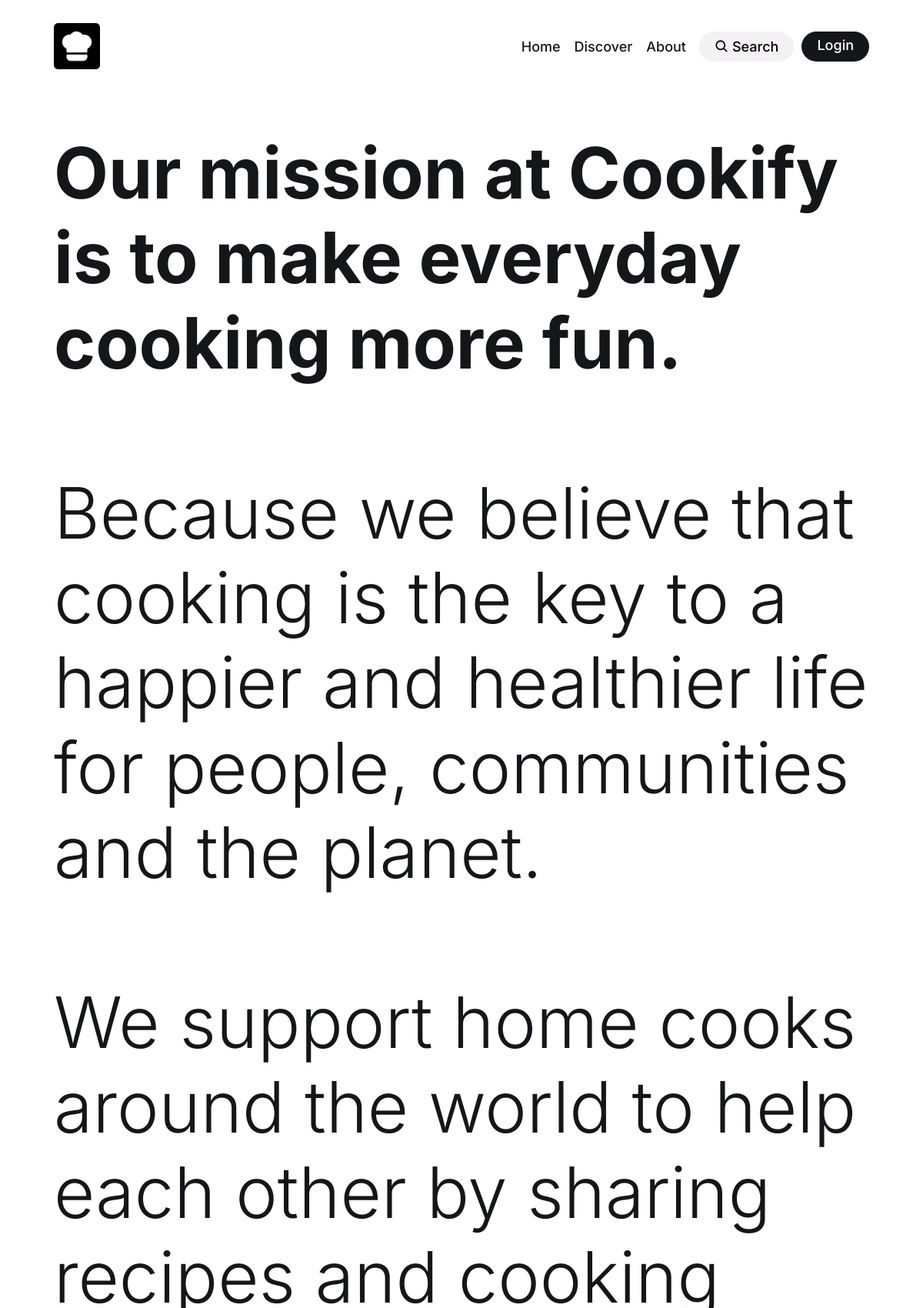
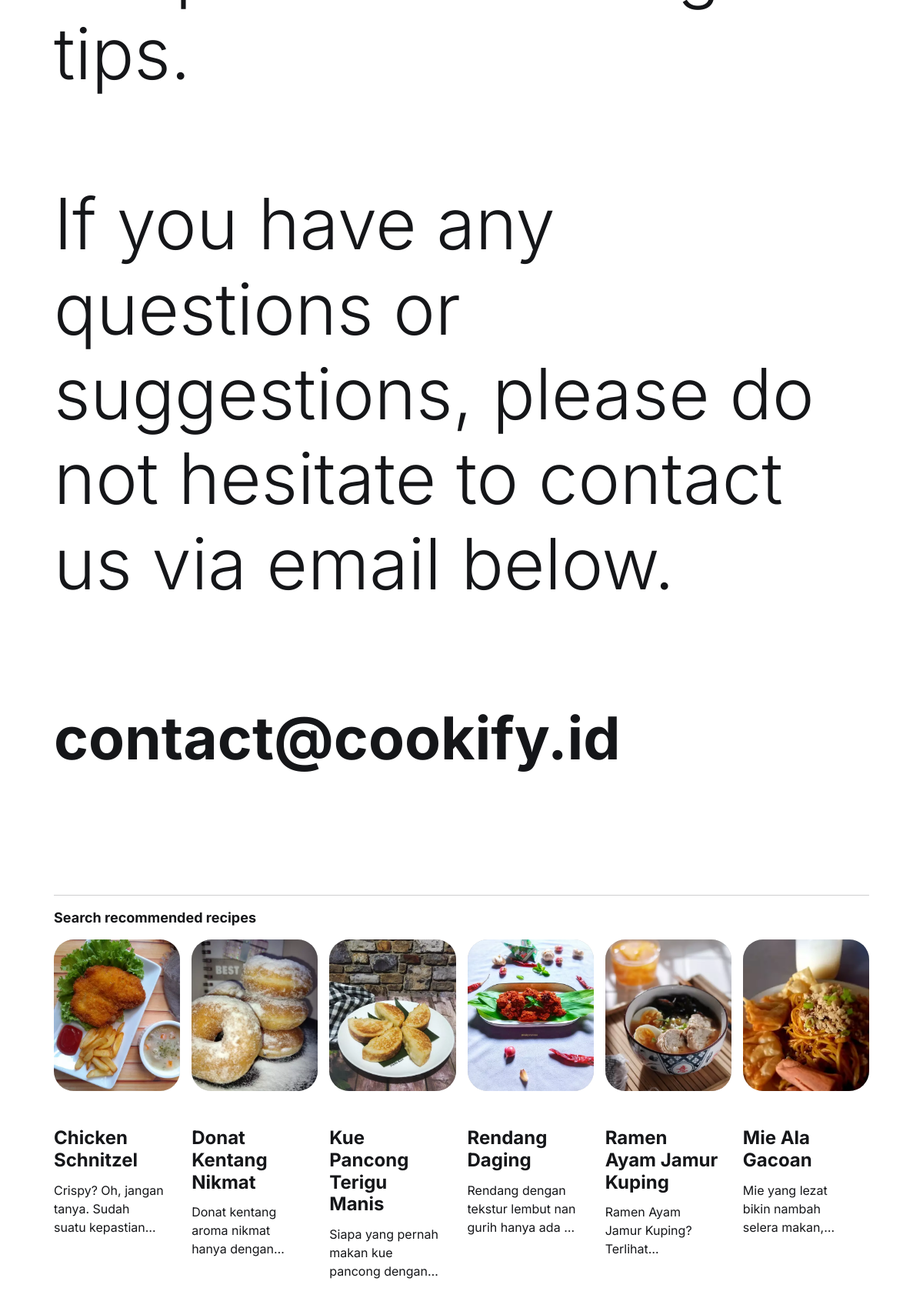
Page /about.php (upper part) on the committed database (2 pictures, top to bottom).
### tables this page shows
CREATE TABLE `recipes` (
  `id` int NOT NULL,
  `user_id` int NOT NULL,
  `title` varchar(255) NOT NULL,
  `description` text,
  `recipe` text NOT NULL,
  `image` varchar(255) NOT NULL,
  `love` int NOT NULL DEFAULT '0',
  `created_at` timestamp NULL DEFAULT CURRENT_TIMESTAMP
);

### about.php (the view, shortened to what this page needs)
<!DOCTYPE html>
<html lang="en">
<head>
  <link rel="stylesheet" href="./assets/css/style.css">
</head>
<body>
<?php include_once 'header.php'; ?>
  <main>
    <article>
      <section class="section hero" aria-label="home">
        <div class="container">
          <h1 class="h1 hero-title">
            <strong class="strong">Our mission at Cookify is to make everyday cooking more fun.</strong>
            <br><br> Because we believe that cooking is the key to a happier and healthier life for people, communities and the planet.
            <br><br> We support home cooks around the world to help each other by sharing recipes and cooking tips.
            <br><br> If you have any questions or suggestions, please do not hesitate to contact us via email below.
            <br><br> <small><b>contact@cookify.id</b></small>
          </h1>
<br>
        </div>
      </section>
<section class="section recommended" aria-label="recommended post">
        <div class="container">
          <p class="section-subtitle">
            <strong class="strong">Search recommended recipes</strong>
          </p>
          <ul class="grid-list">
          <li>
<?php
require_once 'db.php';
$sql = "SELECT * FROM recipes LIMIT 6";
$result = $conn->query($sql);
if ($result->num_rows > 0) {
while ($row = $result->fetch_assoc()) {
?>
  <div class="blog-card">
    <figure class="card-banner img-holder" style="--width: 550; --height: 660;">
      <img src="<?php echo $row["image"] ?>" width="550" height="660" loading="lazy"
        alt=" <?php echo $row["title"] ?>" class="img-cover">
    </figure>
    <div class="card-content">
<br>
      <h3 class="h4">
        <a href="detail.php?id=<?php echo $row["id"] ?>" class="card-title hover:underline">
        <?php echo $row["title"] ?>
        </a>
      </h3>
      <p class="card-text">
      <?php echo $row["description"] ?>
      </p>
    </div>
  </div>
</li>
<?php
}
} else {
echo "No recipes found.";
}
?>
</ul>
        </div>
      </section>
    </article>
  </main>
</body>
</html>

### assets/css/style.css (style rules this page uses)
:root { --eerie-black_80: hsla(225, 9%, 9%, 0.8); --eerie-black_60: hsla(225, 9%, 9%, 0.6); --eerie-black: hsl(225, 9%, 9%); --light-gray-1: hsl(0, 0%, 80%); --light-gray-2: hsl(240, 2%, 81%); --gainsboro: hsl(240, 9%, 91%); --cultured: hsl(300, 8%, 95%); --blue-ryb: hsl(232, 100%, 60%); --white_20: hsla(0, 0%, 100%, 0.2); --white: hsl(0, 0%, 100%); --ff-inter: 'Inter', sans-serif; --fs-1: 3.6rem; --fs-2: 3.2rem; --fs-3: 2.4rem; --fs-4: 2.2rem; --fs-5: 2rem; --fs-6: 1.8rem; --fs-7: 1.5rem; --fs-8: 1.4rem; --fs-9: 1.3rem; --fw-700: 700; --fw-500: 500; --fw-300: 300; --section-padding: 50px; --radius-16: 16px; --radius-pill: 200px; --radius-circle: 50%; --transition-1: 0.25s ease; --transition-2: 0.5s ease; }
*, *::before, *::after { margin: 0; padding: 0; box-sizing: border-box; }
li { list-style: none; }
a, img, span, input, button, ion-icon { display: block; }
a { color: inherit; text-decoration: none; }
img { height: auto; }
html { font-family: var(--ff-inter); font-size: 10px; scroll-behavior: smooth; }
body { background-color: var(--white); color: var(--eerie-black); font-size: 1.6rem; line-height: 1.5; }
.section { margin-inline: 15px; }
.hover\:underline { text-underline-offset: 3px; }
.section:not(.header, .footer-bottom) { padding-block-end: var(--section-padding); border-block-end: 1px solid var(--light-gray-2); }
.h1, .h2, .h3, .h4, .h5 { line-height: 1.2; }
.h1, .h2 { font-weight: var(--fw-300); }
.h1 { font-size: var(--fs-1); }
.h4 { font-size: var(--fs-4); }
.section-subtitle { padding-block: 15px; }
.img-holder { aspect-ratio: var(--width) / var(--height); background-color: var(--light-gray-1); overflow: hidden; }
.img-cover { width: 100%; height: 100%; object-fit: cover; }
.blog-card .card-banner { position: relative; border-radius: var(--radius-16); margin-block-end: 15px; }
.blog-card .card-title { margin-block: 8px 12px; text-decoration-thickness: 2px; }
.blog-card .card-text { font-size: var(--fs-8); display: -webkit-box; -webkit-box-orient: vertical; -webkit-line-clamp: 3; overflow: hidden; padding-inline-end: 20px; }
.grid-list { display: grid; gap: 30px; }
.hero { padding-block-start: 10px; }
.hero-title { margin-block-end: 25px; }
.section.recommended { border-block-end: none; }
.recommended .grid-list { grid-template-columns: 1fr 1fr; gap: 10px; }
.recommended .blog-card { margin-block-end: 5px; }
@media (min-width: 575px) { :root { --fs-1: 6rem; --fs-2: 4.8rem; } }
@media (min-width: 575px) { .section { margin-inline: 30px; } }
@media (min-width: 575px) { .section-subtitle { font-size: var(--fs-6); } }
@media (min-width: 575px) { .grid-list { grid-template-columns: 1fr 1fr; column-gap: 10px; } }
@media (min-width: 575px) { .recommended .grid-list, .footer-top { grid-template-columns: repeat(3, 1fr); } }
@media (min-width: 768px) { :root { --fs-1: 7.2rem; --fs-2: 5.5rem; --radius-16: 26px; } }
@media (min-width: 768px) { .section { margin-inline: 50px; } }
@media (min-width: 768px) { .grid-list { gap: 40px 15px; } }
@media (min-width: 768px) { .recommended .grid-list { grid-template-columns: repeat(4, 1fr); column-gap: 15px; } }
@media (min-width: 992px) { :root { --fs-1: 8.8rem; --section-padding: 60px; } }
@media (min-width: 992px) { .section { margin-inline: 60px; } }
@media (min-width: 992px) { .blog-card .card-title { padding-inline-end: 15px; } }
@media (min-width: 992px) { .blog-card .card-text { font-size: unset; } }
@media (min-width: 992px) { .grid-list { grid-template-columns: repeat(3, 1fr); } }
@media (min-width: 992px) { .hero { padding-block-start: 25px; } }
@media (min-width: 992px) { .hero-title { margin-block-end: 30px; } }
@media (min-width: 992px) { .recommended .grid-list { grid-template-columns: repeat(6, 1fr); } }
@media (min-width: 1200px) { :root { --fs-1: 9.2rem; --fs-2: 6rem; --fs-3: 2.6rem; --fs-4: 2.4rem; } }
@media (min-width: 1200px) { .section { margin-inline: 70px; } }
@media (min-width: 1200px) { .grid-list { row-gap: 50px; } }
@media (min-width: 1200px) { .section.hero { padding-block: 50px 80px; } }
@media (min-width: 1200px) { .hero-title { margin-block-end: 50px; } }

### rows in the picture
recipes: image (picture), title "Chicken Schnitzel", description "Crispy? Oh, jangan tanya. Sudah suatu…"
recipes: image (picture), title "Donat Kentang Nikmat", description "Donat kentang aroma nikmat hanya…"
recipes: image (picture), title "Kue Pancong Terigu Manis", description "Siapa yang pernah makan kue pancong…"
recipes: image (picture), title "Rendang Daging", description "Rendang dengan tekstur lembut nan gurih hanya ada…"
recipes: image (picture), title "Ramen Ayam Jamur Kuping", description "Ramen Ayam Jamur Kuping?…"
recipes: image (picture), title "Mie Ala Gacoan", description "Mie yang lezat bikin nambah selera…"
